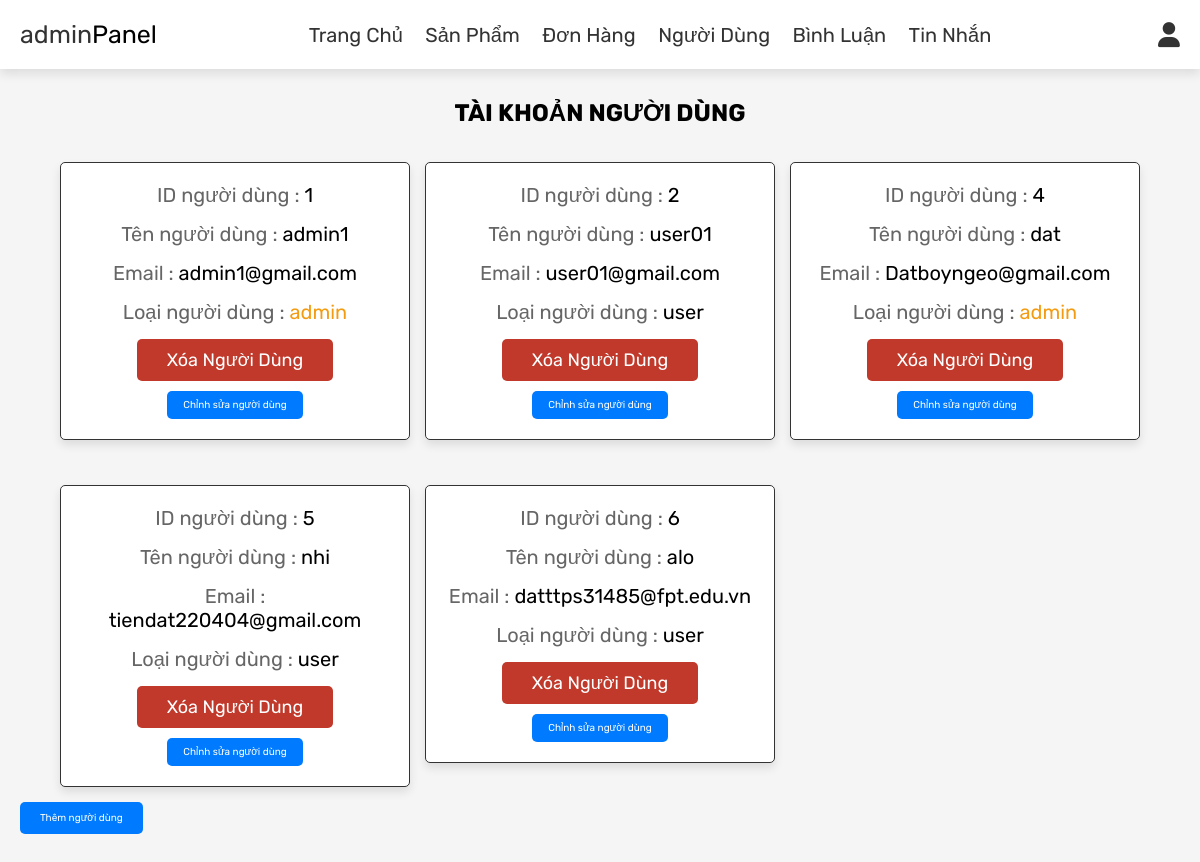
/admin_users.php (signed in), run on the app's committed database.
### tables this page shows
CREATE TABLE `users` (
  `id` int NOT NULL,
  `name` varchar(100) NOT NULL,
  `email` varchar(100) NOT NULL,
  `password` varchar(100) NOT NULL,
  `user_type` varchar(20) NOT NULL DEFAULT 'user'
);

### admin_users.php (the view, shortened to what this page needs)
<?php
include './model/config.php';
?>
<!DOCTYPE html>
<html lang="en">
<head>
    <link rel="stylesheet" href="https://cdnjs.cloudflare.com/ajax/libs/font-awesome/6.0.0/css/all.min.css">
    <link rel="stylesheet" href="css/admin_style.css">
</head>
<body>
    <?php include 'admin_header.php'; ?>
    <section class="users">
<h1 class="title"> Tài khoản người dùng </h1>
<div class="box-container">
    <?php
    try {
        $stmt = $pdo->query("SELECT * FROM `users`");
        while ($fetch_users = $stmt->fetch(PDO::FETCH_ASSOC)) {
    ?>
        <div class="box">
            <p> ID người dùng : <span><?php echo $fetch_users['id']; ?></span> </p>
            <p> Tên người dùng : <span><?php echo $fetch_users['name']; ?></span> </p>
            <p> Email : <span><?php echo $fetch_users['email']; ?></span> </p>
            <p> Loại người dùng : <span style="color:<?php if ($fetch_users['user_type'] == 'admin') {
                                                    echo 'var(--orange)';
                                                } ?>"><?php echo $fetch_users['user_type']; ?></span> </p>
            <a href="admin_users.php?delete=<?php echo $fetch_users['id']; ?>" onclick="return confirm('Xóa người dùng này?');" class="delete-btn">Xóa người dùng</a>
            <a href="edit_user.php?id=<?php echo $fetch_users['id']; ?>" class="edit-btn">Chỉnh sửa người dùng</a>
        </div>
    <?php
        }
    } catch (PDOException $e) {
        echo "Lỗi: " . $e->getMessage();
    }
    ?>
</div>
<a href="add_user.php" class="add-btn">Thêm người dùng</a>
</section>
</body>
</html>

### css/admin_style.css (style rules this page uses)
:root { --purple: #000000; --blue: #000000; --red: #c0392b; --orange: #f39c12; --black: #333; --white: #fff; --light-color: #666; --light-white: #ccc; --light-bg: #f5f5f5; --border: 0.1rem solid var(--black); --box-shadow: 0 0.5rem 1rem rgba(0, 0, 0, 0.1); }
* { font-family: "Rubik", sans-serif; margin: 0; padding: 0; box-sizing: border-box; outline: none; border: none; text-decoration: none; transition: all 0.2s linear; }
html { font-size: 62.5%; overflow-x: hidden; }
body { background-color: var(--light-bg); }
section { padding: 3rem 2rem; }
.title { text-align: center; margin-bottom: 2rem; text-transform: uppercase; color: var(--blue); font-size: 4rem; }
.btn, .option-btn, .delete-btn, .white-btn { display: inline-block; margin-top: 1rem; padding: 1rem 3rem; cursor: pointer; color: var(--white); font-size: 1.8rem; border-radius: 0.5rem; text-transform: capitalize; }
.delete-btn { background-color: var(--red); }
.users .box-container { display: grid; grid-template-columns: repeat(auto-fit, 35rem); justify-content: center; gap: 1.5rem; max-width: 1200px; margin: 0 auto; align-items: flex-start; }
.users .box-container .box { background-color: var(--white); padding: 2rem; border: var(--border); box-shadow: var(--box-shadow); border-radius: 0.5rem; text-align: center; }
.users .box-container .box p { padding-bottom: 1.5rem; font-size: 2rem; color: var(--light-color); }
.users .box-container .box p span { color: var(--purple); }
.users .box-container .box .delete-btn { margin-top: 0; }
.title { font-size: 24px; text-align: center; }
.box { background-color: #fff; border: 1px solid #e0e0e0; padding: 15px; margin: 15px 0; border-radius: 5px; box-shadow: 0 2px 4px rgba(0, 0, 0, 0.1); }
.box p { margin: 0; }
.edit-btn { margin-top: 10px; display: inline-block; padding: 8px 16px; background-color: #007BFF; color: #fff; text-decoration: none; border: none; border-radius: 5px; transition: background-color 0.3s, transform 0.1s; }
.add-btn { display: inline-block; padding: 10px 20px; background-color: #007BFF; color: #fff; text-decoration: none; border: none; border-radius: 5px; transition: background-color 0.3s, transform 0.1s; }

### data on the page
users: id "1", name "admin1", email "admin1@gmail.com", user_type "admin"
users: id "2", name "user01", email "user01@gmail.com", user_type "user"
users: id "4", name "dat", email "Datboyngeo@gmail.com", user_type "admin"
users: id "5", name "nhi", email "tiendat220404@gmail.com", user_type "user"
users: id "6", name "alo", email "datttps31485@fpt.edu.vn", user_type "user"
